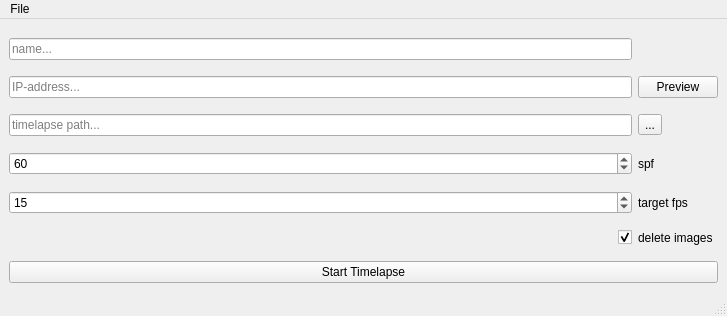
<?xml version="1.0" encoding="UTF-8"?>
<ui version="4.0">
 <class>MainWindow</class>
 <widget class="QMainWindow" name="MainWindow">
  <property name="geometry">
   <rect>
    <x>0</x>
    <y>0</y>
    <width>727</width>
    <height>316</height>
   </rect>
  </property>
  <property name="font">
   <font>
    <family>Segoe UI</family>
    <pointsize>12</pointsize>
   </font>
  </property>
  <property name="windowTitle">
   <string>MainWindow</string>
  </property>
  <property name="windowIcon">
   <iconset>
    <normaloff>../img/icon.svg</normaloff>../img/icon.svg</iconset>
  </property>
  <widget class="QWidget" name="centralwidget">
   <layout class="QGridLayout" name="gridLayout_2">
    <item row="4" column="0">
     <widget class="QPushButton" name="pushButton_start_timelapse">
      <property name="font">
       <font>
        <family>Segoe UI</family>
        <pointsize>9</pointsize>
       </font>
      </property>
      <property name="text">
       <string>Start Timelapse</string>
      </property>
     </widget>
    </item>
    <item row="0" column="0" rowspan="3">
     <layout class="QGridLayout" name="gridLayout_5">
      <item row="2" column="2">
       <widget class="QToolButton" name="toolButton_timelapse_path">
        <property name="font">
         <font>
          <family>Segoe UI</family>
          <pointsize>9</pointsize>
         </font>
        </property>
        <property name="toolTip">
         <string>Select path in a file browser.</string>
        </property>
        <property name="text">
         <string>...</string>
        </property>
       </widget>
      </item>
      <item row="4" column="2">
       <widget class="QLabel" name="label_time_till_next_image">
        <property name="font">
         <font>
          <family>Segoe UI</family>
          <pointsize>9</pointsize>
         </font>
        </property>
        <property name="toolTip">
         <string>The seconds until a new image will be taken (seconds per frame).</string>
        </property>
        <property name="text">
         <string>spf</string>
        </property>
       </widget>
      </item>
      <item row="1" column="2">
       <widget class="QPushButton" name="pushButton_preview">
        <property name="font">
         <font>
          <family>Segoe UI</family>
          <pointsize>9</pointsize>
         </font>
        </property>
        <property name="toolTip">
         <string>Preview the curent ip.</string>
        </property>
        <property name="text">
         <string>Preview</string>
        </property>
       </widget>
      </item>
      <item row="6" column="2">
       <widget class="QLabel" name="label_deleteImages">
        <property name="font">
         <font>
          <family>Segoe UI</family>
          <pointsize>9</pointsize>
         </font>
        </property>
        <property name="toolTip">
         <string>Should the images of the timelapse be deleted after rendering a video</string>
        </property>
        <property name="text">
         <string>delete images</string>
        </property>
       </widget>
      </item>
      <item row="5" column="0">
       <widget class="QSpinBox" name="spinBox_fps">
        <property name="font">
         <font>
          <family>Segoe UI</family>
          <pointsize>9</pointsize>
         </font>
        </property>
        <property name="toolTip">
         <string>The fps of the rendered video.</string>
        </property>
        <property name="minimum">
         <number>1</number>
        </property>
        <property name="maximum">
         <number>1000</number>
        </property>
        <property name="value">
         <number>15</number>
        </property>
       </widget>
      </item>
      <item row="6" column="0">
       <widget class="QCheckBox" name="checkBox_delete_images">
        <property name="font">
         <font>
          <family>Segoe UI</family>
          <pointsize>9</pointsize>
         </font>
        </property>
        <property name="toolTip">
         <string>Should the images of the timelapse be deleted after rendering a video.</string>
        </property>
        <property name="layoutDirection">
         <enum>Qt::RightToLeft</enum>
        </property>
        <property name="text">
         <string/>
        </property>
        <property name="checked">
         <bool>true</bool>
        </property>
       </widget>
      </item>
      <item row="5" column="2">
       <widget class="QLabel" name="label_targetFPS">
        <property name="font">
         <font>
          <family>Segoe UI</family>
          <pointsize>9</pointsize>
         </font>
        </property>
        <property name="toolTip">
         <string>The fps of the rendered video.</string>
        </property>
        <property name="text">
         <string>target fps</string>
        </property>
       </widget>
      </item>
      <item row="1" column="0">
       <widget class="QLineEdit" name="lineEdit_IP_address">
        <property name="font">
         <font>
          <family>Segoe UI</family>
          <pointsize>9</pointsize>
         </font>
        </property>
        <property name="toolTip">
         <string>The ip address to take images from.</string>
        </property>
        <property name="text">
         <string/>
        </property>
        <property name="placeholderText">
         <string>IP-address...</string>
        </property>
        <property name="clearButtonEnabled">
         <bool>true</bool>
        </property>
       </widget>
      </item>
      <item row="2" column="0">
       <widget class="QLineEdit" name="lineEdit_timelapse_path">
        <property name="font">
         <font>
          <family>Segoe UI</family>
          <pointsize>9</pointsize>
         </font>
        </property>
        <property name="toolTip">
         <string>The path where the time lapse should be saved.</string>
        </property>
        <property name="text">
         <string/>
        </property>
        <property name="placeholderText">
         <string>timelapse path...</string>
        </property>
        <property name="clearButtonEnabled">
         <bool>true</bool>
        </property>
       </widget>
      </item>
      <item row="4" column="0">
       <widget class="QSpinBox" name="spinBox_time_till_next_image">
        <property name="font">
         <font>
          <family>Segoe UI</family>
          <pointsize>9</pointsize>
         </font>
        </property>
        <property name="toolTip">
         <string>The seconds until a new image will be taken (seconds per frame).</string>
        </property>
        <property name="minimum">
         <number>1</number>
        </property>
        <property name="maximum">
         <number>999999999</number>
        </property>
        <property name="singleStep">
         <number>1</number>
        </property>
        <property name="value">
         <number>60</number>
        </property>
       </widget>
      </item>
      <item row="0" column="0">
       <widget class="QLineEdit" name="lineEdit_name">
        <property name="font">
         <font>
          <family>Segoe UI</family>
          <pointsize>9</pointsize>
         </font>
        </property>
        <property name="toolTip">
         <string>The name of this timelapse.</string>
        </property>
        <property name="text">
         <string/>
        </property>
        <property name="placeholderText">
         <string>name...</string>
        </property>
        <property name="clearButtonEnabled">
         <bool>true</bool>
        </property>
       </widget>
      </item>
     </layout>
    </item>
   </layout>
  </widget>
  <widget class="QMenuBar" name="menubar">
   <property name="geometry">
    <rect>
     <x>0</x>
     <y>0</y>
     <width>727</width>
     <height>26</height>
    </rect>
   </property>
   <property name="font">
    <font>
     <family>Segoe UI</family>
     <pointsize>9</pointsize>
    </font>
   </property>
   <widget class="QMenu" name="menuFile">
    <property name="font">
     <font>
      <family>Segoe UI</family>
      <pointsize>9</pointsize>
     </font>
    </property>
    <property name="title">
     <string>File</string>
    </property>
    <widget class="QMenu" name="menuLoad">
     <property name="font">
      <font>
       <family>Segoe UI</family>
       <pointsize>9</pointsize>
      </font>
     </property>
     <property name="title">
      <string>Load</string>
     </property>
     <addaction name="actiontest_2"/>
    </widget>
    <addaction name="menuLoad"/>
    <addaction name="actionDelete"/>
    <addaction name="separator"/>
    <addaction name="actionSave_current_UI"/>
    <addaction name="actionReload_configs"/>
   </widget>
   <addaction name="menuFile"/>
  </widget>
  <widget class="QStatusBar" name="statusbar"/>
  <action name="actionSave_current_UI">
   <property name="text">
    <string>Save current config</string>
   </property>
   <property name="font">
    <font>
     <pointsize>9</pointsize>
    </font>
   </property>
  </action>
  <action name="actionReload_configs">
   <property name="text">
    <string>Reload configs</string>
   </property>
   <property name="font">
    <font>
     <pointsize>9</pointsize>
    </font>
   </property>
  </action>
  <action name="actiontest_2">
   <property name="text">
    <string>test</string>
   </property>
   <property name="font">
    <font>
     <family>Segoe UI</family>
     <pointsize>9</pointsize>
    </font>
   </property>
  </action>
  <action name="actionDelete">
   <property name="text">
    <string>Delete config</string>
   </property>
   <property name="font">
    <font>
     <pointsize>9</pointsize>
    </font>
   </property>
  </action>
 </widget>
 <resources/>
 <connections/>
</ui>
